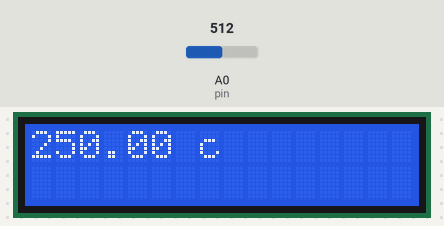
The sketch below on a simulated Arduino Uno, built with avr-gcc and run on an emulated ATmega328P. Parts: 16×2 character LCD. The test bench sets the inputs (shaded band); at power-on: A0 (pin) = 512.

Above: at 1.2 s.
1.3 s: A0 (pin) set to 716
At 3.2 s:
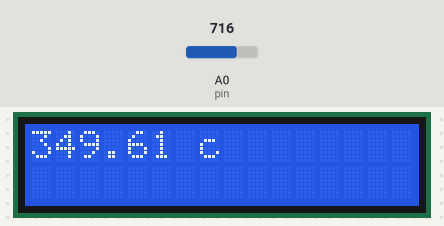
3.5 s: A0 (pin) set to 900
At 5.1 s:
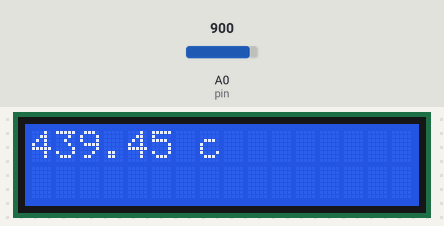
5.5 s: A0 (pin) set to 1023
At 6.9 s:
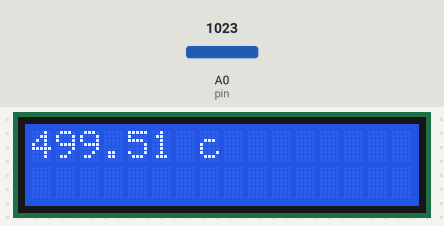
Timing chart, 0 to 8.5 s (numbered marks = the images above; inputs shaded):
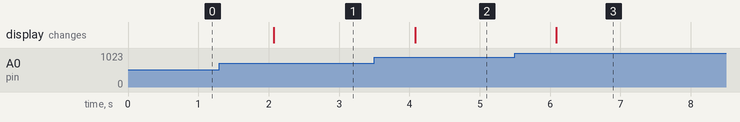

The sketch:

lcd.ino
```cpp
#include <LiquidCrystal.h>
LiquidCrystal lcd(2,3,4,5,6,7);
int pin =A0;
int num=0;
void setup() {
lcd.begin(16,2);

}

void loop() {
num=analogRead(pin);
float mv=(num/1024.0)*5000;
float c=mv/10;
lcd.clear();
lcd.print(c);
lcd.print(" c");
delay(1000);

}
```

converter.c
```cpp
#include<stdio.h>
void main()
{
int number;
int ten;
int one;
printf("please enter the integer number: ");
scanf("%d",&number);

if (number<20)
{
    switch(number)
    {
    case 0:
        printf("zero");break;
    case 1:
        printf("one");break;
    case 2:
        printf("two");break;
    case 3:
        printf("three");break;
    case 4:
        printf("four");break;
    case 5:
        printf("five");break;
    case 6:
        printf("six");break;
    case 7:
        printf("siven");break;
    case 8:
        printf("eight");break;
    case 9:
        printf("nine");break;
    case 10:
        printf("ten");break;
    case 11:
        printf("eleven");break;
    case 12:
        printf("twelve");break;
    case 13:
        printf("thirteen");break;
    case 14:
        printf("fourteen");break;
    case 15:
        printf("fiveteen");break;
    case 16:
        printf("sixteen");break;
    case 17:
        printf("siventeen");break;
    case 18:
        printf("eighteen");break;
    case 19:
        printf("ninteen");break;
    case 20:
        printf("twinty");break;

    }
}
else
{
  ten=number/10;
  one=number%10;
  switch(ten)
    {
    case 2:
        printf("twinty ");break;
    case 3:
        printf("thertiy ");break;
    case 4:
        printf("fourtiy ");break;
    case 5:
        printf("fivetiy ");break;
    case 6:
        printf("sixtiy ");break;
    case 7:
        printf("siventiy" );break;
    case 8:
        printf("eighttiy ");break;
    case 9:
        printf("nintiy ");break;
}
switch(one)
    {
    case 1:
        printf("one");break;
    case 2:
        printf("two");break;
    case 3:
        printf("three");break;
    case 4:
        printf("four");break;
    case 5:
        printf("five");break;
    case 6:
        printf("six");break;
    case 7:
        printf("siven");break;
    case 8:
        printf("eight");break;
    case 9:
        printf("nine");break;
    }
}
}
```

grade.c
```cpp
#include<stdio.h>
void main(){

int marks;
    printf("Enter your marks ");
    scanf("%d",&marks);
    if(marks<0 || marks>100)
    {
        printf("Wrong Entry");
    }
    else if(marks<50)
    {
        printf("Grade F");
    }
    else if(marks>=50 && marks<65)
    {
        printf("pass");
    }
    else if(marks>=65 && marks<80)
    {
        printf("good");
    }
    else if(marks>=80 && marks<90)
    {
        printf("very good");
    }
    else
    {
        printf("excellent");
    }

}
```

pos-nega.c
```cpp
#include <stdio.h>
#include <stdlib.h>

int main()
{
  int number;
  printf("enter your number:");
  scanf("%d",&number);
  if(number ==0)
      printf("the number is zero");
      else if(number >0)
        printf("the number is positive");
      else
        printf("the number is nigative");

    return 0;
}
```

Measured:
- after the input at 1.3 s, the display: changes after 0.77 s (image 1)
- after the input at 3.5 s, the display: changes after 0.58 s (image 2)
- after the input at 5.5 s, the display: changes after 0.59 s (image 3)
